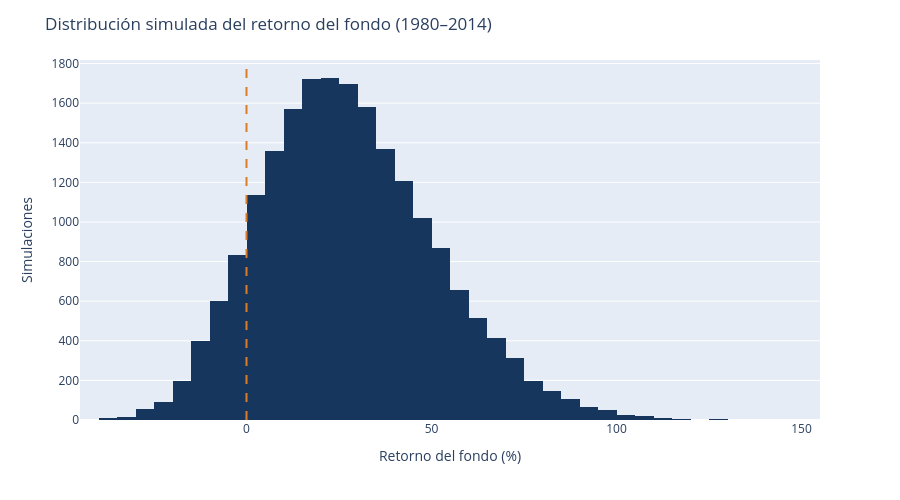

The notebook cell saved with this chart:
### Markdown cell above
### Simulación de cartera: gráfico interactivo

Pasá el mouse sobre las barras para leer el retorno y la cantidad de simulaciones. [Abrir el gráfico en el navegador](../salidas/08_cartera_interactiva.html).

### Code cell
# PLOTLY_OUTPUT
retornos_grafico=pd.DataFrame({'retorno_pct':base*100})
figura_interactiva=px.histogram(retornos_grafico,x='retorno_pct',nbins=50,
    color_discrete_sequence=['#17365d'])
figura_interactiva.update_traces(hovertemplate=(
    'Retorno: %{x:.1f}%<br>Simulaciones: %{y:,}<extra></extra>'))
figura_interactiva.add_vline(x=0, line_dash='dash', line_color='#db7c26')
figura_interactiva.update_layout(
    title='Distribución simulada del retorno del fondo (1980–2014)',
    xaxis_title='Retorno del fondo (%)', yaxis_title='Simulaciones',
    bargap=0, height=500)
figura_interactiva.write_html(salidas/'08_cartera_interactiva.html',
                              include_plotlyjs=True)
display(figura_interactiva)
print('HTML:', salidas/'08_cartera_interactiva.html')

### Figure 1 — Plotly figure (JSON) as saved in the notebook; plotly's stock layout.template omitted (floating-point values rounded to 4 significant figures; data arrays with more than 128 entries replaced by an {"elided": "..."} marker saying what was removed)
{"data": [{"bingroup": "x", "hovertemplate": "Retorno: %{x:.1f}%<br>Simulaciones: %{y:,}<extra></extra>", "legendgroup": "", "marker": {"color": "#17365d", "pattern": {"shape": ""}}, "name": "", "nbinsx": 50, "orientation": "v", "showlegend": false, "type": "histogram", "x": {"elided": "20000 float values"}, "xaxis": "x", "yaxis": "y"}], "layout": {"bargap": 0, "barmode": "relative", "height": 500, "legend": {"tracegroupgap": 0}, "margin": {"t": 60}, "shapes": [{"line": {"color": "#db7c26", "dash": "dash"}, "type": "line", "x0": 0, "x1": 0, "xref": "x", "y0": 0, "y1": 1, "yref": "y domain"}], "title": {"text": "Distribución simulada del retorno del fondo (1980–2014)"}, "xaxis": {"anchor": "y", "domain": [0, 1], "title": {"text": "Retorno del fondo (%)"}}, "yaxis": {"anchor": "x", "domain": [0, 1], "title": {"text": "Simulaciones"}}}}
